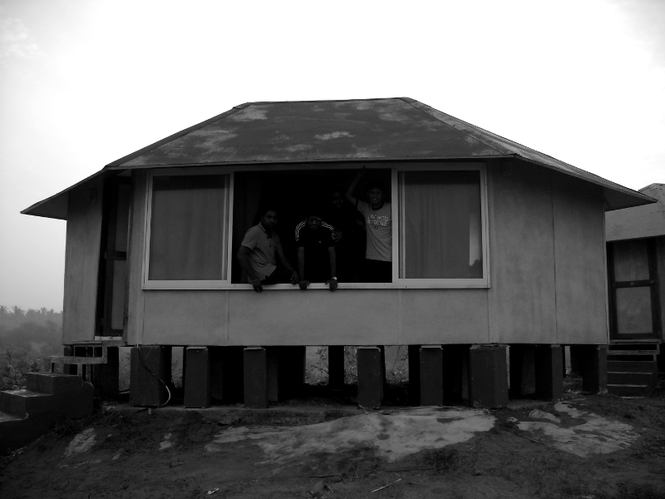
%> input picture Discussion/Lecture_6_discussion/beach.png, 665 x 499 px, shrunk from 800 x 600 before the run
$ octave fspecial_usage.m   (GNU Octave 9; MATLAB toolbox functions it lacks are replaced by stand-ins)
%> lines starting %> are read from the running program, lines starting %| are printed output that depends on the picture
I=imread('beach.png');
%> I is the input picture: size 499x665 uint8; min 0, max 255, mean 110.1
% 'average'
h = fspecial('average',10);
img0 = imfilter(I,h);
h = fspecial('average',20);
img1 = imfilter(I,h);
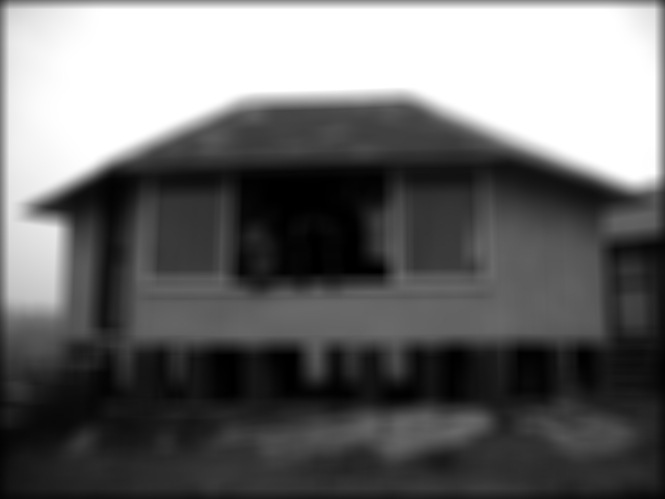
%> img1: size 499x665 uint8; min 0, max 255, mean 107.5
h = fspecial('average',30);
img2 = imfilter(I,h);
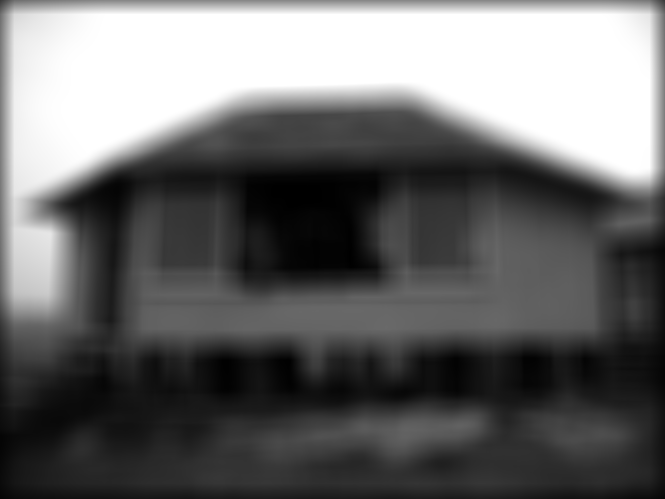
%> img2: size 499x665 uint8; min 0, max 255, mean 106.3
subplot(1,4,1), imshow(I),title('origin');
subplot(1,4,2), imshow(img0),title('hsize=10');
subplot(1,4,3), imshow(img1),title('hsize=20');
subplot(1,4,4), imshow(img2),title('hsize=30');
saveas(gcf,'/Users/mac/Desktop/my/DIP/Discussion/Lecture_6_discussion/fspecial_avg.jpg');

h = fspecial('disk',10);
img0 = imfilter(I,h);
h = fspecial('disk',20);
img1 = imfilter(I,h);
h = fspecial('disk',30);
img2 = imfilter(I,h);
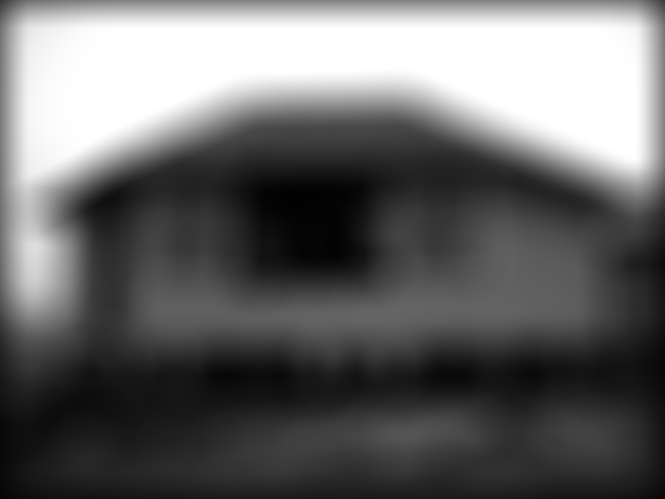
%> img2: size 499x665 uint8; min 1, max 255, mean 103.8
subplot(1,4,1), imshow(I),title('origin');
subplot(1,4,2), imshow(img0),title('radius=10');
subplot(1,4,3), imshow(img1),title('radius=20');
subplot(1,4,4), imshow(img2),title('radius=30');
saveas(gcf,'/Users/mac/Desktop/my/DIP/Discussion/Lecture_6_discussion/fspecial_disk.jpg');

%'laplacian'  Approximates the two-dimensional Laplacian operator
h = fspecial('laplacian',0.2);
img0 = imfilter(I,h);
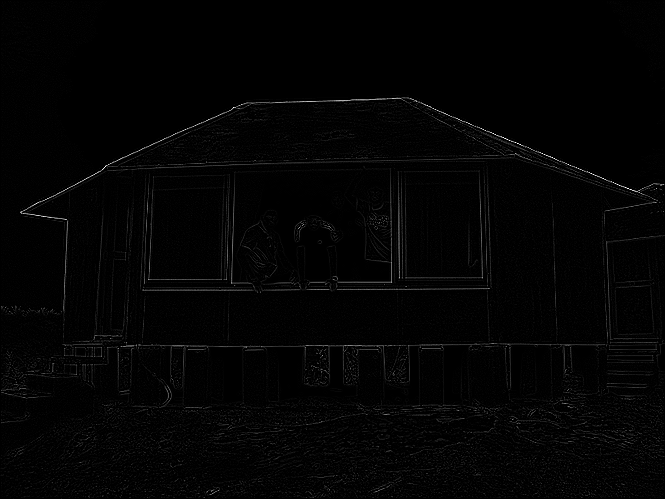
%> img0: size 499x665 uint8; min 0, max 255, mean 3.5
h = fspecial('laplacian',0.5);
img1 = imfilter(I,h);
h = fspecial('laplacian',0.8);
img2 = imfilter(I,h);
subplot(1,4,1), imshow(I),title('origin');
subplot(1,4,2), imshow(img0),title('alpha=0.2');
subplot(1,4,3), imshow(img1),title('alpha=0.5');
subplot(1,4,4), imshow(img2),title('alpha=0.8');
saveas(gcf,'/Users/mac/Desktop/my/DIP/Discussion/Lecture_6_discussion/fspecial_laplacian.jpg');

%'log' Laplacian of Gaussian filter
h = fspecial('log',10,0.2);
img0 = imfilter(I,h);
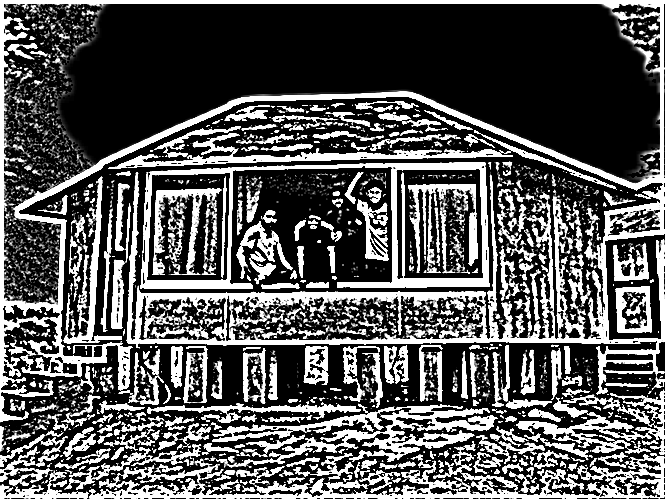
%> img0: size 499x665 uint8; min 0, max 255, mean 86.1
h = fspecial('log',20,0.4);
img1 = imfilter(I,h);
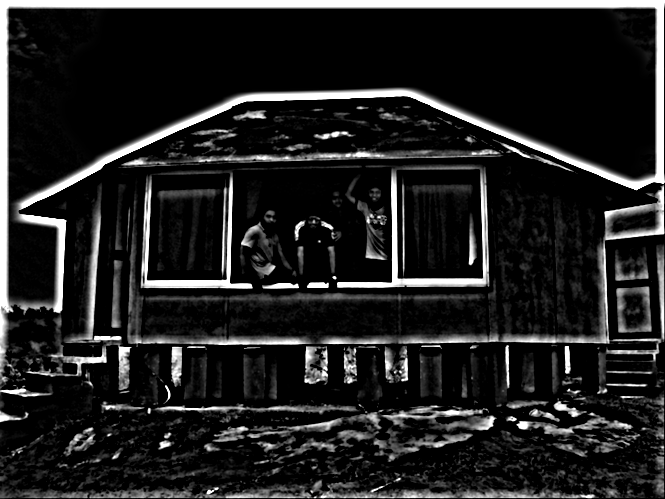
%> img1: size 499x665 uint8; min 0, max 255, mean 34.1
h = fspecial('log',30,0.6);
img2 = imfilter(I,h);
subplot(1,4,1), imshow(I),title('origin');
subplot(1,4,2), imshow(img0),title('hsize=10,beta=0.2');
subplot(1,4,3), imshow(img1),title('hsize=10,beta=0.4');
subplot(1,4,4), imshow(img2),title('hsize=20,beta=0.4');
saveas(gcf,'/Users/mac/Desktop/my/DIP/Discussion/Lecture_6_discussion/fspecial_log.jpg');

%'sobel' Sobel horizontal edge-emphasizing filter
h = fspecial('sobel');
img0 = imfilter(I,h);
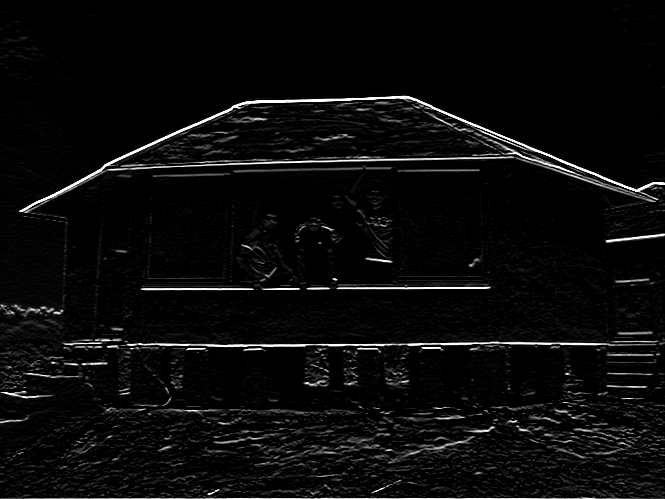
%> img0: size 499x665 uint8; min 0, max 255, mean 10.6
subplot(1,2,1), imshow(I),title('origin');
subplot(1,2,2), imshow(img0),title('sobel');
saveas(gcf,'/Users/mac/Desktop/my/DIP/Discussion/Lecture_6_discussion/fspecial_sobel.jpg');
